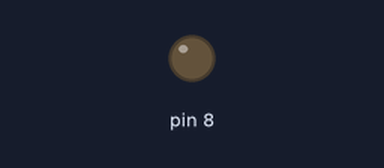
Bench run of a program on a simulated Raspberry Pi (header pin numbers). On the bench: output pins drawn as LEDs (lit = HIGH). At 2.0 s the program stops and its outputs stay as they are.

Above: at 0.1 s.
At 1.1 s:
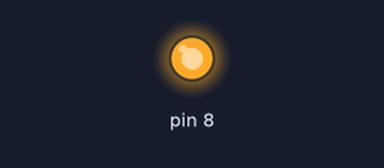
Timing chart, 0 to 3.5 s (numbered marks = the images above):
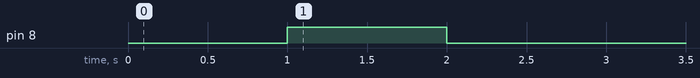

Measured:
- by itself, pin 8: LOW → HIGH at 1.0 s, → LOW 1.0 s later

The program:

test.py
```python
import RPi.GPIO as GPIO
from time import sleep as sleep

GPIO.setmode(GPIO.BOARD)
GPIO.setup(8, GPIO.OUT)

def pressButton():
    GPIO.output(8, 0)
    sleep(1)
    GPIO.output(8, 1)
    sleep(1)
    GPIO.output(8, 0)

pressButton()
```
